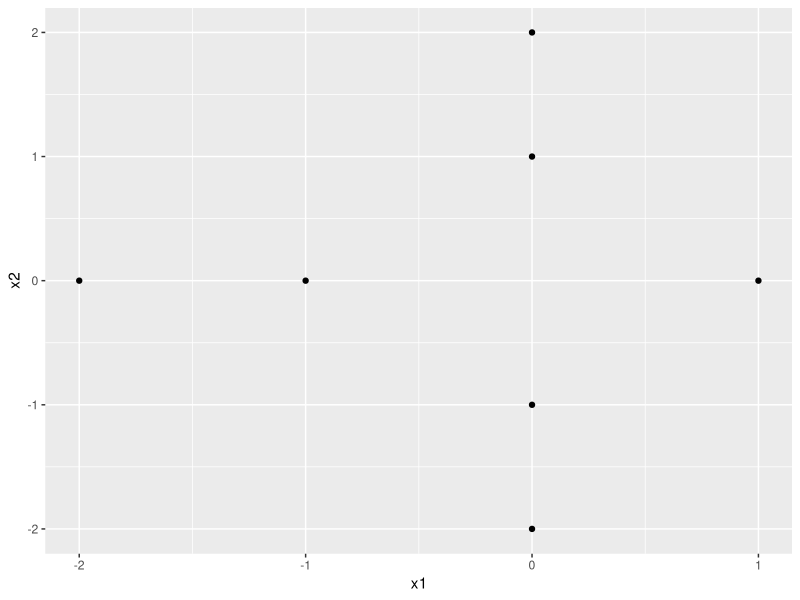

R code for this plot:

library(e1071)
library(data.table)
library(ggplot2)
library(kernlab)
setwd("~/Documents/study//edX/cs1156x/")


x1 = c(1,0,0,-1,0,0,-2)
x2 = c(0,1,-1,0,2,-2,0)
y = c(-1,-1,-1,1,1,1,1)

tr = data.frame(x1=x1, x2=x2, y=y)



model_svm <- svm(y ~ ., data = tr, scale = FALSE, kernel = "polynomial", 
                   degree = 2,
                   type = "C-classification",
                   coef0 = 1,
                   shrinking = FALSE,
                   gamma = 1,
                   cost = 1e6)
qplot(x1,x2)
paste0("Number of Support Vectors = ", model_svm$tot.nSV)

# test = data.frame(x1=c(0.5272, 0.9523, 0.5631), x2 = c(0.8712, 0.4783, -0.4928))
# test$bias = 1
# #test$y = c(-1,1,1)
# test = as.matrix(test)
# rbf = rbfdot(sigma = 1)
# 
# kernelMatrix(rbf, x=test)
# kernelPol(rbf, x=test, ,z = as.matrix(c(-1,1,1)))

# Question 13

rm (list = ls())
iterations = 100
n_pts = 100
n_pts_out = 500
k_num = 12
gamma_val = 1.5

result_df = data.frame(k=numeric(), correct_in=numeric(), correct_out=numeric(),
                       correct_in_svm=numeric(), correct_out_svm=numeric())

for (iter in c(1:iterations)){
  x0 = rep(1, n_pts)
  x1 = runif(n_pts, -1, 1)
  x2 = runif(n_pts, -1, 1)
  y_values = sign(x2 - x1 + 0.25*sin(pi*x1))
  
  x0_out = rep(1, n_pts_out)
  x1_out = runif(n_pts_out, -1, 1)
  x2_out = runif(n_pts_out, -1, 1)
  y_values_out = sign(x2_out - x1_out + 0.25*sin(pi*x1_out))
  
  lloyd_df = data.frame(x1=x1, x2=x2)
  lloyd_df_out = data.frame(x0_out = 1, x1_out=x1_out, x2_out=x2_out)
  
  new_phi_values = data.frame(bias=rep(1, n_pts))
  new_phi_values_out = data.frame(bias=rep(1, n_pts))
  
  #K-Means
  km = kmeans(lloyd_df, centers = k_num, algorithm = "Lloyd", nstart = k_num, iter.max=100)
  
  for (i_row in c(1:nrow(km$centers))) {
    mu_matrix = matrix(rep(km$centers[i_row,], each=n_pts), ncol=2, nrow=n_pts)
    temp_mat = lloyd_df - mu_matrix
    phi_values = apply(temp_mat, 1, function(x) exp(-1*gamma_val*norm(as.matrix(x), "f")^2))
    new_phi_values = cbind(new_phi_values, phi_values)
  }
  
  for (i_row in c(1:nrow(km$centers))) {
    mu_matrix_out = matrix(rep(km$centers[i_row,], each=n_pts), ncol=2, nrow=n_pts)
    temp_mat_out = lloyd_df_out - mu_matrix_out
    phi_values_out = apply(temp_mat_out, 1, function(x) exp(-1*gamma_val*norm(as.matrix(x), "f")^2))
    new_phi_values_out = cbind(new_phi_values_out, phi_values_out)
  }
  
  
  phi_mat = as.matrix(new_phi_values)
  w = solve(t(phi_mat) %*% phi_mat) %*% t(phi_mat) %*% y_values
  
  y_preds_in = sign(phi_mat %*% w)
  correct_in = sum(y_preds_in == y_values)/n_pts
  
  
  phi_mat_out = as.matrix(new_phi_values_out)
  y_preds_out = sign(phi_mat_out %*% w)
  correct_out = sum(y_preds_out == y_values_out)/n_pts_out
  
  
  # Start SVM Test
  lloyd_df_svm = cbind(y = y_values, x0 = 1, lloyd_df)
  lloyd_df_svm_out = cbind(x0 = 1, x1=lloyd_df_out$x1_out, x2=lloyd_df_out$x2_out)
  
  
  model_svm <- svm(y ~ ., data = lloyd_df_svm, scale = FALSE, kernel = "radial", 
                   degree = 2,
                   type = "C-classification",
                   coef0 = 1,
                   shrinking = FALSE,
                   gamma = gamma_val,
                   cost = 1e7)
  
  y_svm_preds_in = predict(model_svm, lloyd_df_svm[,-1])
  y_svm_preds_out = predict(model_svm, lloyd_df_svm_out)
  
  correct_in_svm = sum(y_svm_preds_in == y_values)/n_pts
  correct_out_svm = sum(y_svm_preds_out == y_values_out)/n_pts_out
  
  result_df = rbind(result_df,
  data.frame(k=k_num, correct_in=correct_in, correct_out=correct_out,
             correct_in_svm=correct_in_svm, correct_out_svm=correct_out_svm))
  
  print(paste0("Completed Iteration ", iter))
  
  }

mean(result_df$correct_out)
